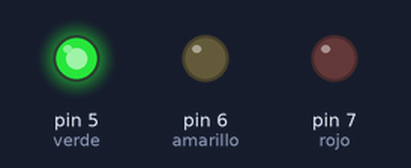
Bench run of a sketch on a simulated Arduino Uno, built with avr-gcc and run on an emulated ATmega328P. On the bench: output pins drawn as LEDs (lit = HIGH).

Above: at 0.1 s.
Timing chart, 0 to 1.6 s (numbered marks = the images above):
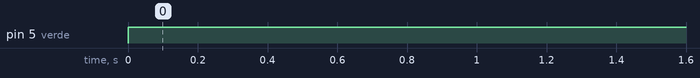

Measured:
- by itself, pin 5 (verde): LOW → HIGH at 0.00 s

The sketch:

arduino2.ino
```cpp
 int rojo= 7;
int amarillo=6;
int verde=5;
int contador=2;

void setup() {
 pinMode(verde,OUTPUT);
 pinMode(amarillo,OUTPUT);
 pinMode(rojo,OUTPUT);
 pinMode(contador,INPUT);

}


void loop() {
  for( contador=5; contador<10; contador++)
  {

    digitalWrite(verde,HIGH);

  }


}
```
